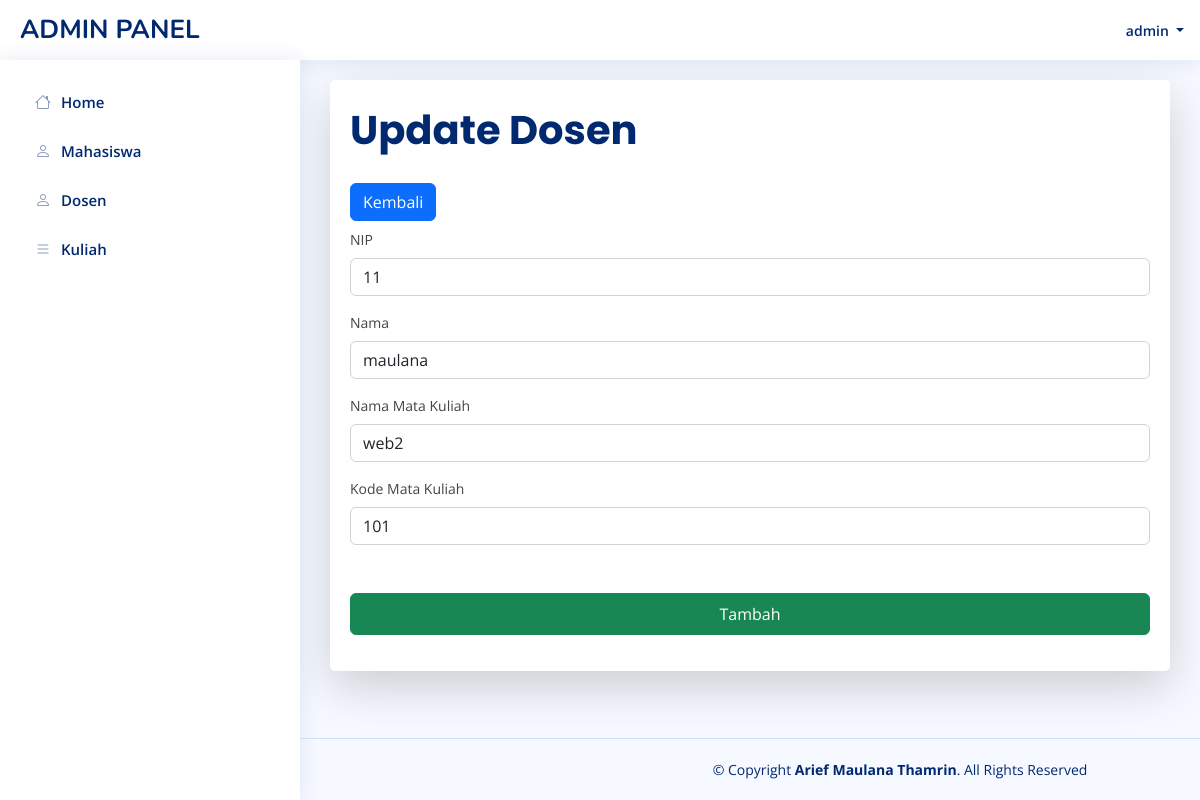
Screenshot of /admin/updatedosen.php?nip=11 (signed in) with the database file from the repository.
### tables this page shows
CREATE TABLE `dosen` (
  `Nip_Dosen` char(15) NOT NULL,
  `Nama_Dosen` varchar(30) NOT NULL,
  `Nama_Matakuliah` varchar(20) NOT NULL,
  `Kode_matakuliah` char(5) NOT NULL
);

### admin/updatedosen.php (the view, shortened to what this page needs)
<?php
include '../config.php';
$nip = $_GET["nip"];
$data = mysqli_query($koneksi, "SELECT * FROM dosen WHERE Nip_Dosen = '$nip'");
while ($d = mysqli_fetch_array($data)) {
?>
<?php include("header.php"); ?>
<div class="fs-1 fw-bolder card-title">Update Dosen</div>
<a class="btn btn-primary mb-2" href="javascript:history.back();">
    Kembali
</a>
<form action="proses.php" method="post">
    <div class="mb-3">
        <label for="nim" class="form-label">NIP</label>
        <input name="nip" type="text" class="form-control" value=<?=$d['Nip_Dosen'] ?>  id="nip">
    </div>
    <div class="mb-3">
        <label for="nama" class="form-label">Nama</label>
        <input name="nama" type="text" class="form-control" value=<?=$d['Nama_Dosen'] ?> id="nama">
    </div>
    <div class="mb-3">
        <label for="ttl" class="form-label">Nama Mata Kuliah</label>
        <input name="namamatkul" type="text" class="form-control" value=<?=$d['Nama_Matakuliah'] ?> id="namamatkul">
    </div>
    <div class="mb-5">
        <label for="alamat" class="form-label">Kode Mata Kuliah</label>
        <input name="kdmatkul" type="text" class="form-control" value=<?=$d['Kode_matakuliah'] ?> id="kdmatkul">
    </div>
    <div class="mb-3">
        <div class="d-grid gap-2 mt-xl-2">
            <input type="submit" value="Tambah" name="updatedosen" class="btn btn-success py-2">
        </div>
    </div>
</form>
<?php } ?>
<?php include 'footer.php'; ?>

### admin/header.php (shortened to what this page needs)
<!DOCTYPE html>
<html lang="en">
<head>
    <link href="../assets/vendor/bootstrap/css/bootstrap.min.css" rel="stylesheet">
    <link href="../assets/vendor/bootstrap-icons/bootstrap-icons.css" rel="stylesheet">
    <link href="../assets/vendor/boxicons/css/boxicons.min.css" rel="stylesheet">
    <link href="../assets/vendor/quill/quill.snow.css" rel="stylesheet">
    <link href="../assets/vendor/quill/quill.bubble.css" rel="stylesheet">
    <link href="../assets/vendor/remixicon/remixicon.css" rel="stylesheet">
    <link href="../assets/vendor/simple-datatables/style.css" rel="stylesheet">
    <link href="../assets/css/style.css" rel="stylesheet">
</head>
<body>
    <header id="header" class="header fixed-top d-flex align-items-center">
        <div class="d-flex align-items-center justify-content-between">
            <a href="index.php" class="logo d-flex align-items-center">
                <span class="d-none d-lg-block">ADMIN PANEL</span>
            </a>
        </div>
        <nav class="header-nav ms-auto">
            <ul class="d-flex align-items-center">
                <li class="nav-item dropdown pe-3">
                    <a class="nav-link nav-profile d-flex align-items-center pe-0" href="#" data-bs-toggle="dropdown">
                        <span class="d-none d-md-block dropdown-toggle ps-2">
                            <?= $_SESSION['username'] ?>
                        </span>
                    </a>
                </li>
            </ul>
        </nav>
        <aside id="sidebar" class="sidebar">
            <ul class="sidebar-nav" id="sidebar-nav">
                <li class="nav-item">
                    <a class="nav-link collapsed" href="index.php">
                        <i class="bi bi-house"></i>
                        <span>Home</span>
                    </a>
                </li>
                <li class="nav-item">
                    <a class="nav-link collapsed" href="mahasiswa.php">
                        <i class="bi bi-person"></i>
                        <span>Mahasiswa</span>
                    </a>
                </li>
                <li class="nav-item">
                    <a class="nav-link collapsed" href="dosen.php">
                        <i class="bi bi-person"></i>
                        <span>Dosen</span>
                    </a>
                </li>
                <li class="nav-item">
                    <a class="nav-link collapsed" href="kuliah.php">
                        <i class="bi bi-list"></i>
                        <span>Kuliah</span>
                    </a>
                </li>
            </ul>
        </aside>
    </header>
    <main id="main" class="main">
        <section class="section dashboard">
            <div class="row">
                <div class="col-12">
                    <div class="card recent-sales overflow-auto shadow-lg">
                        <div class="card-body">

### assets/css/style.css (style rules this page uses)
:root { scroll-behavior: smooth; }
body { font-family: "Open Sans", sans-serif; background: #f6f9ff; color: #444444; }
a { color: #4154f1; text-decoration: none; }
#main { margin-top: 60px; padding: 20px 30px; transition: all 0.3s; }
.card { margin-bottom: 30px; border: none; border-radius: 5px; box-shadow: 0px 0 30px rgba(1, 41, 112, 0.1); }
.card-title { padding: 20px 0 15px 0; font-size: 18px; font-weight: 500; color: #012970; font-family: "Poppins", sans-serif; }
.card-body { padding: 0 20px 20px 20px; }
.logo { line-height: 1; }
@media (min-width: 1200px) { .logo { width: 280px; } }
.logo span { font-size: 26px; font-weight: 700; color: #012970; font-family: "Nunito", sans-serif; }
.header { transition: all 0.5s; z-index: 997; height: 60px; box-shadow: 0px 2px 20px rgba(1, 41, 112, 0.1); background-color: #fff; padding-left: 20px; }
.header-nav ul { list-style: none; }
.header-nav>ul { margin: 0; padding: 0; }
.header-nav .nav-profile { color: #012970; }
.header-nav .nav-profile span { font-size: 14px; font-weight: 600; }
.sidebar { position: fixed; top: 60px; left: 0; bottom: 0; width: 300px; z-index: 996; transition: all 0.3s; padding: 20px; overflow-y: auto; scrollbar-width: thin; scrollbar-color: #aab7cf transparent; box-shadow: 0px 0px 20px rgba(1, 41, 112, 0.1); background-color: #fff; }
@media (min-width: 1200px) { #main, #footer { margin-left: 300px; } }
.sidebar-nav { padding: 0; margin: 0; list-style: none; }
.sidebar-nav li { padding: 0; margin: 0; list-style: none; }
.sidebar-nav .nav-item { margin-bottom: 5px; }
.sidebar-nav .nav-link { display: flex; align-items: center; font-size: 15px; font-weight: 600; color: #4154f1; transition: 0.3; background: #f6f9ff; padding: 10px 15px; border-radius: 4px; }
.sidebar-nav .nav-link i { font-size: 16px; margin-right: 10px; color: #4154f1; }
.sidebar-nav .nav-link.collapsed { color: #012970; background: #fff; }
.sidebar-nav .nav-link.collapsed i { color: #899bbd; }
.dashboard .recent-sales { font-size: 14px; }

### rows the page displays
dosen: nip "11", nama "maulana", namamatkul "web2", kdmatkul "101"
